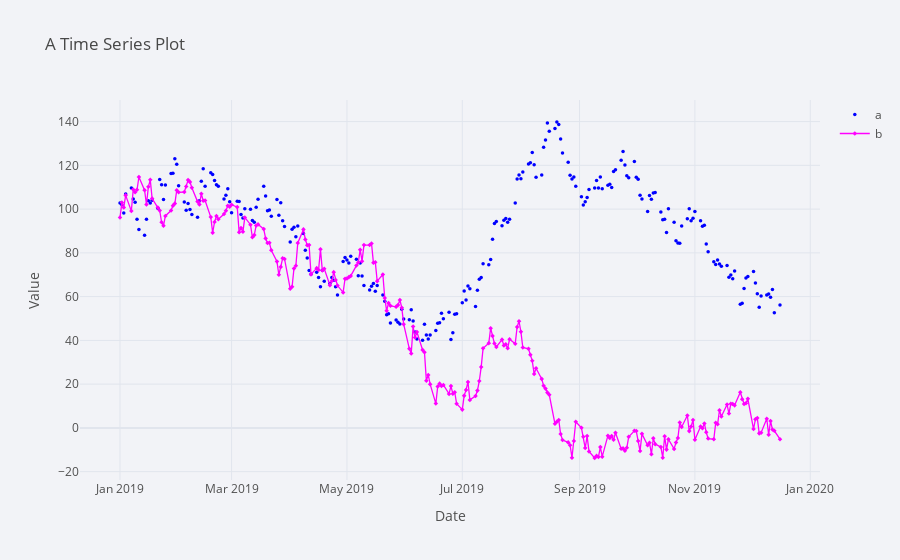

The code cell stored with this chart in its notebook:
### Markdown cell above
The following code generates an interactive plot using the iplot function from Plotly's Cufflinks library. The plot shows columns 'a' and 'b' from the DataFrame df. It is displayed with the 'polar' theme, has a title, and the x-axis is labeled as 'date' while the y-axis is labeled as 'value'. The 'a' column is represented as markers, the 'b' column is represented as lines with markers, and each column has different marker symbols and colors. The resulting plot is both displayed interactively and saved as a PNG image with the filename 'ply_02'.

### Code cell
# Generate an interactive plot of columns 'a' and 'b' from the DataFrame
plot = df[['a', 'b']].iplot(asFigure=True,  # Return the plot as a Figure object
                            theme='polar',  # Set the plot theme to 'polar'
                            title='A Time Series Plot',  # Set the plot title
                            xTitle='Date',  # Set the x-axis label
                            yTitle='Value',  # Set the y-axis label
                            mode={'a': 'markers', 'b': 'lines+markers'},  # Set the plot mode for each column
                            symbol={'a': 'circle', 'b': 'diamond'},  # Set the symbol for each column
                            size=3.5,  # Set the marker size
                            colors={'a': 'blue', 'b': 'magenta'}  # Set the colors for each column
                            )

# Display the interactive plot and save it as a PNG image
plyo.iplot(plot, image='png', filename='ply_02')

### Figure 1 — Plotly figure (JSON) as saved in the notebook; plotly's stock layout.template omitted (floating-point values rounded to 4 significant figures; data arrays with more than 128 entries replaced by an {"elided": "..."} marker saying what was removed)
{"data": [{"line": {"color": "blue", "dash": "solid", "shape": "linear", "width": 1.3}, "marker": {"size": 3.5, "symbol": "circle"}, "mode": "markers", "name": "a", "text": "", "type": "scatter", "x": {"elided": "250 str values"}, "y": {"elided": "250 float values"}}, {"line": {"color": "magenta", "dash": "solid", "shape": "linear", "width": 1.3}, "marker": {"size": 3.5, "symbol": "diamond"}, "mode": "lines+markers", "name": "b", "text": "", "type": "scatter", "x": {"elided": "250 str values"}, "y": {"elided": "250 float values"}}], "layout": {"legend": {"bgcolor": "#F2F3F7", "font": {"color": "#505050"}}, "paper_bgcolor": "#F2F3F7", "plot_bgcolor": "#F2F3F7", "title": {"font": {"color": "#484848"}, "text": "A Time Series Plot"}, "xaxis": {"gridcolor": "#E1E5ED", "showgrid": true, "tickfont": {"color": "#505050"}, "title": {"font": {"color": "#505050"}, "text": "Date"}, "zerolinecolor": "#E1E5ED"}, "yaxis": {"gridcolor": "#E1E5ED", "showgrid": true, "tickfont": {"color": "#505050"}, "title": {"font": {"color": "#505050"}, "text": "Value"}, "zerolinecolor": "#E1E5ED"}}}
